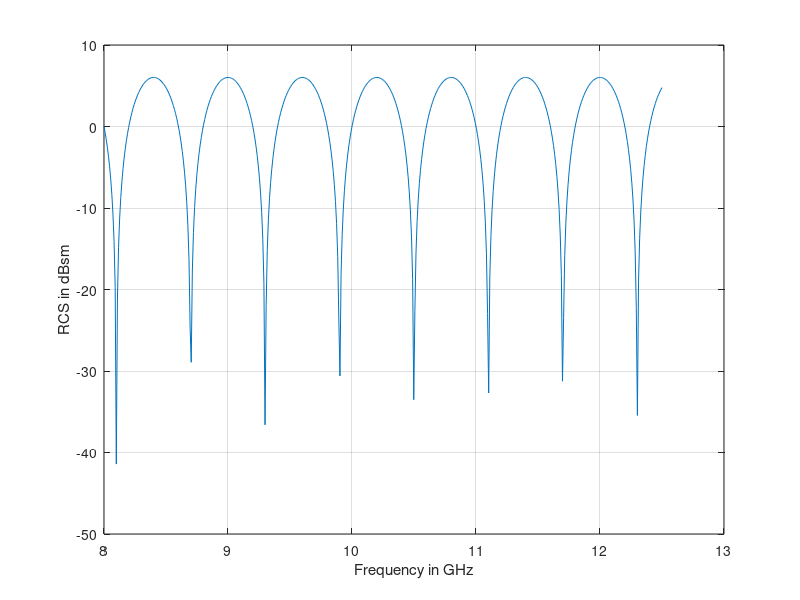

Write the MATLAB code that produced this figure.
clear all; close all;
% This program demonstrates the dependency of RCS on wavelength 
% The radar line of sight is aligned with the two scatterers
% A plot of RCS variation versus frequency if produced
eps = 0.0001;
scat_spacing = 0.25;
freql = 8e9;
frequ = 12.5e9;
freq = linspace(freql,frequ,500);
wavelength = 3.0e+8 ./ freq;
% Compute electrical scatterer spacing vector in wavelength units
elec_spacing = 2.0 * scat_spacing ./ wavelength;
% Compute RCS (RCS = RCS_scat1 + RCS_scat2) 
rcs = abs ( 1 + cos((2.0 * pi) .* elec_spacing) ... 
 + i * sin((2.0 * pi) .* elec_spacing));
rcs = rcs + eps;
rcs = 20.0*log10(rcs); % RCS ins dBsm
% Plot RCS versus frequency
figure (1);
plot(freq./1e9,rcs);
grid;
xlabel('Frequency in GHz');
ylabel('RCS in dBsm');
% title(' X=Band; scatterer spacing is 0.25 m'); % 
% title(' X=Band; scatterer spacing is 0.75 m'); % 